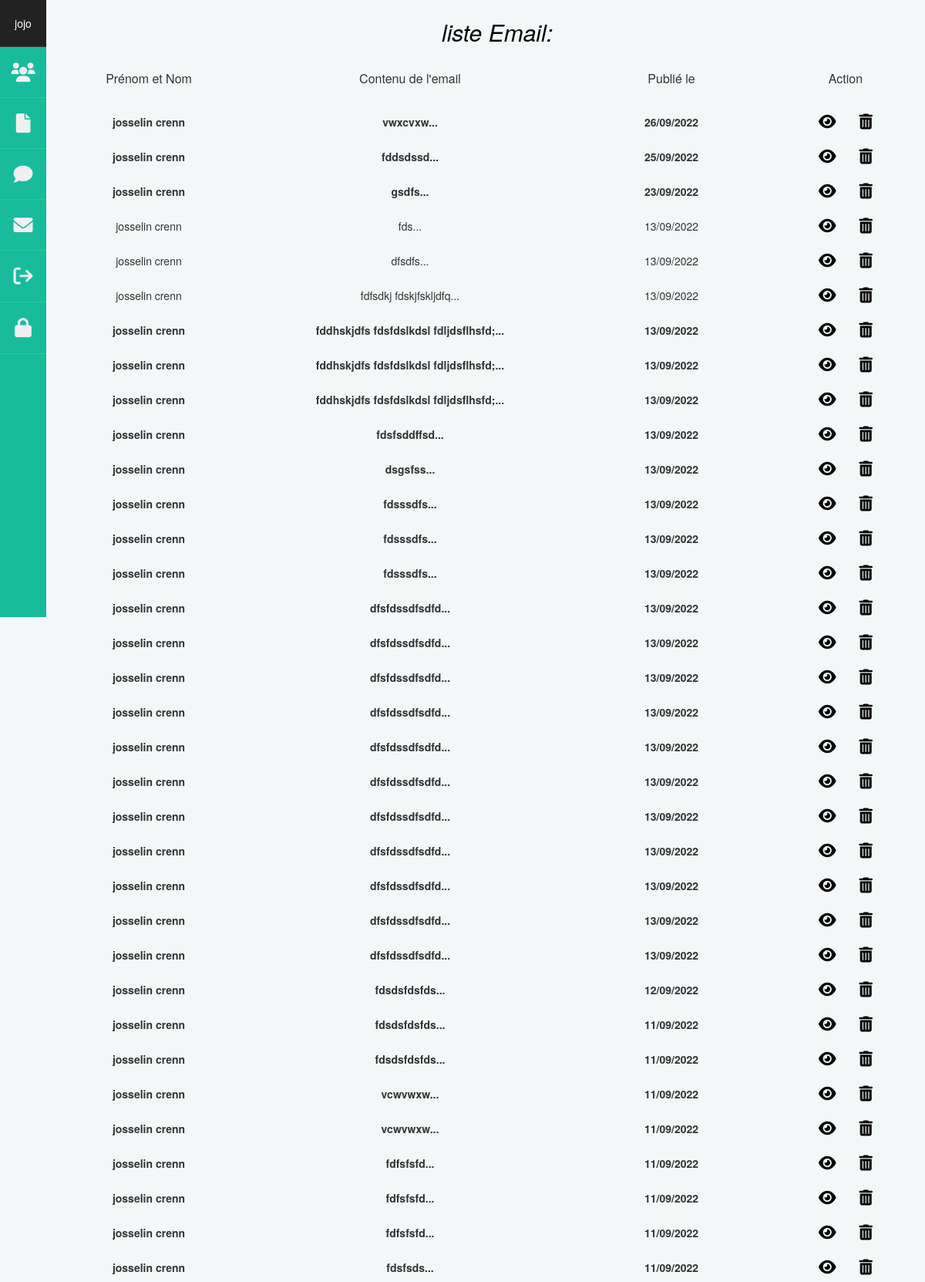
Screenshot of /listEmail (signed in, upper part) with the database file from the repository.
### tables this page shows
CREATE TABLE `contact` (
  `id` int(11) NOT NULL,
  `nom` varchar(100) NOT NULL,
  `prenom` varchar(100) NOT NULL,
  `email` varchar(100) NOT NULL,
  `objet` varchar(255) NOT NULL,
  `message` mediumtext NOT NULL,
  `dateCreation` timestamp NOT NULL DEFAULT current_timestamp(),
  `estVu` tinyint(4) NOT NULL DEFAULT 0
);

### src/Controllers/AdminController.php (called while the page is built, shortened)
<?php
class AdminController
{
    public function displayListEmail()
        {
            $adminManager = new \Blog\Models\AdminManager();
            $listEmail = $adminManager->listEmail();
            require 'src/Views/Admin/listEmail.php';
        }
    }

### src/Models/AdminManager.php (called while the page is built, shortened)
<?php
class AdminManager extends Manager{
     public function listEmail()
     {
         $bdd = $this->dbConnect();
         $req = $bdd->prepare("SELECT *, DATE_FORMAT(dateCreation, '%d/%m/%Y')
         AS dateCreation
         FROM contact
         ORDER BY id
         DESC");
         $req->execute();
         return $req;
     }
}

### src/Views/Admin/listEmail.php (the view, shortened to what this page needs)
<section class="section-article-admin">
    <h1>liste Email:</h1>
    <div class="centrer-tableau">
    <div class="table">
        <h3 class="table-title">Prénom et Nom</h3>
        <h3 class="table-title display-creation">Contenu de l'email</h3>
        <h3 class="table-title">Publié le</h3>
        <h3 class="table-title">Action</h3>
    </div>
    <div class="bg">
        <?php foreach ($listEmail as $email) : ?>
        <div class="table-results">
            <?php if($email['estVu'] == 0 ):?>
            <ul class="table-item gras">
                <?php else: ?>
                <ul class="table-item lu">
                    <?php endif; ?>
                    <li><?= $email["prenom"] . " " . $email["nom"] ?></li>
                    <li class="display-creation"><?= substr($email["message"], 0, 80) . "..."; ?></li>
                    <li><?= $email["dateCreation"]?></li>
                    <li class="flex">
                        <span class="btn"><a
                                href="showEmail&id=<?= $email['id']?>"
                                title="Voir"><i class="fa-solid fa-eye"></i></a></span>
                        <span class="btn"><a class="delete"
                                href="deleteEmail&id=<?= $email['id'] ?>" title="Supprimer"
                                ><i class="fa-solid fa-trash-can"></i></a></span>
                    </li>
                </ul>
        </div>
        <?php endforeach; ?>
    </div>
    </div>
</section>
<?php require 'layoutsAdmin/template.php';

### Public/css/styleAdmin.css (style rules this page uses)
:root { --mainColor: #18BC9C; --mainLightColor: #62cfb9; --mainSuperLightColor: #ace3d8; --bodyColor: #f4f7f7; }
body { height: 100%; position: relative; background-color: var(--bodyColor); }
h1 { font-size: 1.5rem; margin: 2rem 0; text-align: center; }
a { text-decoration: none; color: black; }
a, a:hover, a:focus, a:active, a.active { outline: none; }
li { list-style: none; }
#main-dashboard-admin h1 { text-align: center; font-size: 3rem; padding: 5px; font-style: italic; color: black; }
.centrer-tableau { margin-bottom: 1rem; }
.display-creation { display: none; }
.table { display: grid; grid-template-columns: 1.5fr 2.5fr 1fr; }
.table-title { font-size: 16px; margin: 10px auto; }
.table-results { grid-column: 1/-1; }
.table-item { display: grid; grid-template-columns: 1.5fr 2.5fr 1fr; align-items: center; }
.gras { font-weight: 800; }
.lu { font-weight: 400; }
.table-results li { text-align: center; }
.btn i { font-size: 2rem; }
.section-article-admin { text-align: center; margin: 1rem; }
@media screen and (min-width: 768px) { .display-creation { display: block; } }
@media screen and (min-width: 768px) { .table-item { grid-template-columns: 1fr 2fr 1fr 1fr; } }
@media screen and (min-width: 768px) { .table { grid-template-columns: 1fr 2fr 1fr 1fr; } }

### rows the page displays
contact: prenom "josselin", nom "crenn", message "vwxcvxw", dateCreation "26/09/2022"
contact: prenom "josselin", nom "crenn", message "fddsdssd", dateCreation "25/09/2022"
contact: prenom "josselin", nom "crenn", message "gsdfs", dateCreation "23/09/2022"
contact: prenom "josselin", nom "crenn", message "fds", dateCreation "13/09/2022"
contact: prenom "josselin", nom "crenn", message "dfsdfs", dateCreation "13/09/2022"
contact: prenom "josselin", nom "crenn", message "fdfsdkj fdskjfskljdfq", dateCreation "13/09/2022"
contact: prenom "josselin", nom "crenn", message "fddhskjdfs fdsfdslkdsl fdljdsflhsfd;", dateCreation "13/09/2022"
contact: prenom "josselin", nom "crenn", message "fddhskjdfs fdsfdslkdsl fdljdsflhsfd;", dateCreation "13/09/2022"
contact: prenom "josselin", nom "crenn", message "fddhskjdfs fdsfdslkdsl fdljdsflhsfd;", dateCreation "13/09/2022"
contact: prenom "josselin", nom "crenn", message "fdsfsddffsd", dateCreation "13/09/2022"
contact: prenom "josselin", nom "crenn", message "dsgsfss", dateCreation "13/09/2022"
contact: prenom "josselin", nom "crenn", message "fdsssdfs", dateCreation "13/09/2022"
contact: prenom "josselin", nom "crenn", message "fdsssdfs", dateCreation "13/09/2022"
contact: prenom "josselin", nom "crenn", message "fdsssdfs", dateCreation "13/09/2022"
contact: prenom "josselin", nom "crenn", message "dfsfdssdfsdfd", dateCreation "13/09/2022"
contact: prenom "josselin", nom "crenn", message "dfsfdssdfsdfd", dateCreation "13/09/2022"
contact: prenom "josselin", nom "crenn", message "dfsfdssdfsdfd", dateCreation "13/09/2022"
contact: prenom "josselin", nom "crenn", message "dfsfdssdfsdfd", dateCreation "13/09/2022"
contact: prenom "josselin", nom "crenn", message "dfsfdssdfsdfd", dateCreation "13/09/2022"
contact: prenom "josselin", nom "crenn", message "dfsfdssdfsdfd", dateCreation "13/09/2022"
contact: prenom "josselin", nom "crenn", message "dfsfdssdfsdfd", dateCreation "13/09/2022"
contact: prenom "josselin", nom "crenn", message "dfsfdssdfsdfd", dateCreation "13/09/2022"
contact: prenom "josselin", nom "crenn", message "dfsfdssdfsdfd", dateCreation "13/09/2022"
contact: prenom "josselin", nom "crenn", message "dfsfdssdfsdfd", dateCreation "13/09/2022"
contact: prenom "josselin", nom "crenn", message "dfsfdssdfsdfd", dateCreation "13/09/2022"
contact: prenom "josselin", nom "crenn", message "fdsdsfdsfds", dateCreation "12/09/2022"
contact: prenom "josselin", nom "crenn", message "fdsdsfdsfds", dateCreation "11/09/2022"
contact: prenom "josselin", nom "crenn", message "fdsdsfdsfds", dateCreation "11/09/2022"
contact: prenom "josselin", nom "crenn", message "vcwvwxw", dateCreation "11/09/2022"
contact: prenom "josselin", nom "crenn", message "vcwvwxw", dateCreation "11/09/2022"
contact: prenom "josselin", nom "crenn", message "fdfsfsfd", dateCreation "11/09/2022"
contact: prenom "josselin", nom "crenn", message "fdfsfsfd", dateCreation "11/09/2022"
contact: prenom "josselin", nom "crenn", message "fdfsfsfd", dateCreation "11/09/2022"
contact: prenom "josselin", nom "crenn", message "fdsfsds", dateCreation "11/09/2022"

### other values shown
$_SESSION['pseudo'] "jojo"
